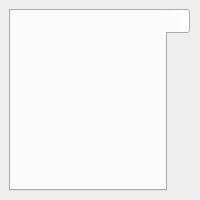
<ui version="4.0" >
 <class>MainWindowTabWidget</class>
 <widget class="QWidget" name="MainWindowTabWidget" >
  <property name="geometry" >
   <rect>
    <x>0</x>
    <y>0</y>
    <width>200</width>
    <height>200</height>
   </rect>
  </property>
  <property name="windowTitle" >
   <string>Form</string>
  </property>
  <layout class="QHBoxLayout" >
   <property name="margin" >
    <number>9</number>
   </property>
   <property name="spacing" >
    <number>6</number>
   </property>
   <item>
    <widget class="QTabWidget" name="tabWidget" >
     <property name="tabPosition" >
      <enum>QTabWidget::East</enum>
     </property>
     <property name="currentIndex" >
      <number>0</number>
     </property>
     <property name="iconSize" >
      <size>
       <width>32</width>
       <height>26</height>
      </size>
     </property>
     <widget class="QWidget" name="resultsTab" >
      <attribute name="title" >
       <string/>
      </attribute>
      <attribute name="icon" >
       <iconset>Icons/home.png</iconset>
      </attribute>
      <layout class="QVBoxLayout" >
       <property name="margin" >
        <number>9</number>
       </property>
       <property name="spacing" >
        <number>6</number>
       </property>
       <item>
        <widget class="QWidget" native="1" name="widget" />
       </item>
      </layout>
     </widget>
    </widget>
   </item>
  </layout>
 </widget>
 <resources/>
 <connections/>
</ui>
